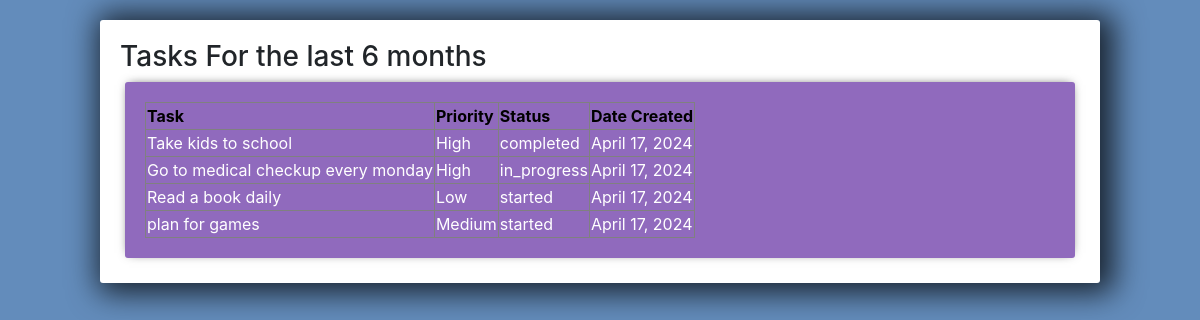
The page /report/ on the database its author committed.
### tasks/models.py (models this page shows, shortened)
class Task(models.Model):
    priority_choices = [
        ('Low', 'Low'),
        ('Medium', 'Medium'),
        ('High', 'High')
    ]
    status_choices = [
        ('started', 'Started'),
        ('in_progress', 'In Progress'),
        ('completed', 'Completed')
    ]
    name = models.CharField(max_length=200, null=True, blank=True)
    priority = models.CharField(max_length=200, choices=priority_choices, null=True, blank=True)
    status = models.CharField(max_length=200, choices=status_choices, null=True, blank=True)
    date = models.DateField(auto_now_add=True)
    def get_tasks(self):
        tasks = Task.objects.filter(date__gte='2023-09-01', date__lte='2024-04-17').order_by('priority', 'status')
        return tasks

### tasks/views.py (the view)
# urls.py: path('report/', views.report, name="report"),
def report(request):
    task = Task()
    tasks = task.get_tasks()
    context = {'tasks':tasks}
    return render(request, 'tasks/report.html', context)

### tasks/templates/tasks/report.html (shortened to what this page needs)
<!DOCTYPE html>
<html lang="en">
<head>
    <link rel="stylesheet" href="https://stackpath.bootstrapcdn.com/bootstrap/4.5.2/css/bootstrap.min.css">
</head>
<body>
<div class="center-column">
    <h3>Tasks For the last 6 months</h3>
    <div class="to-do-list">
        <div class="item-row">
            <table border="solid">
                <tr style="font-style: bold; color: black;">
                    <th>Task</th>
                    <th>Priority</th>
                    <th>Status</th>
                    <th>Date Created</th>
                </tr>
                {% for task in tasks %}
                <tr>
                    <td>{{task.name}}</td>
                    <td>{{task.priority}}</td>
                    <td>{{task.status}}</td>
                    <td>{{task.date}}</td>
                </tr>
                {% endfor %}
            </table>
        </div>
    </div>
</div>
</body>
</html>

### tasks/templates/tasks/report.html (style rules this page uses)
body { background-color: #638CBB; }
.center-column { width: 1000px; margin: 20px auto; padding: 20px; background-color: #fff; border-radius: 3px; box-shadow: 6px 2px 30px 8px rgba(0,0,0,0.75); }
.item-row { background-color: #906abd; margin: 5px; padding: 20px; border-radius: 3px; color: #fff; font-size: 16px; box-shadow: 0px -1px 10px -4px rgba(0, 0, 0, 0.75); }

### rows shown on the page
Task: name "Take kids to school", priority "High", status "completed", date "April 17, 2024"
Task: name "Go to medical checkup every monday", priority "High", status "in_progress", date "April 17, 2024"
Task: name "Read a book daily", priority "Low", status "started", date "April 17, 2024"
Task: name "plan for games", priority "Medium", status "started", date "April 17, 2024"
